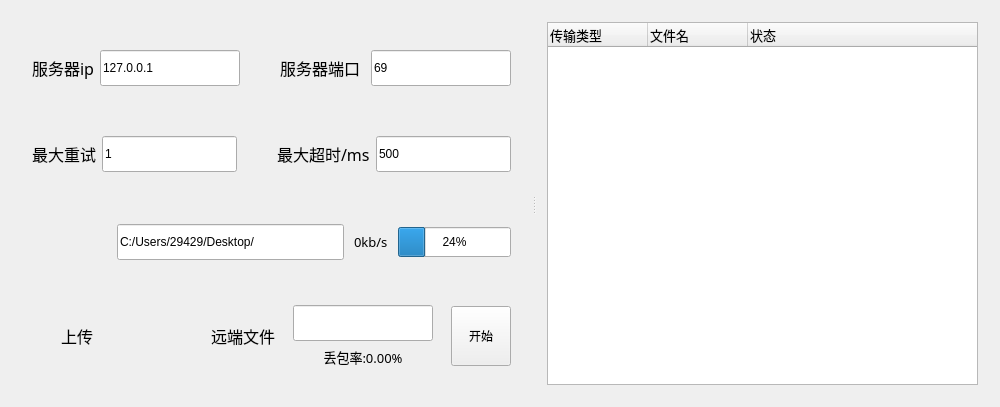
<?xml version="1.0" encoding="UTF-8"?>
<ui version="4.0">
 <class>Widget</class>
 <widget class="QWidget" name="Widget">
  <property name="geometry">
   <rect>
    <x>0</x>
    <y>0</y>
    <width>1000</width>
    <height>407</height>
   </rect>
  </property>
  <property name="minimumSize">
   <size>
    <width>1000</width>
    <height>407</height>
   </size>
  </property>
  <property name="maximumSize">
   <size>
    <width>16777215</width>
    <height>407</height>
   </size>
  </property>
  <property name="windowTitle">
   <string>clientGUI</string>
  </property>
  <layout class="QHBoxLayout" name="horizontalLayout_4">
   <item>
    <widget class="QSplitter" name="splitter">
     <property name="minimumSize">
      <size>
       <width>900</width>
       <height>0</height>
      </size>
     </property>
     <property name="orientation">
      <enum>Qt::Horizontal</enum>
     </property>
     <widget class="QWidget" name="layoutWidget">
      <layout class="QVBoxLayout" name="verticalLayout_3" stretch="3,1">
       <property name="spacing">
        <number>15</number>
       </property>
       <property name="sizeConstraint">
        <enum>QLayout::SetDefaultConstraint</enum>
       </property>
       <item>
        <layout class="QVBoxLayout" name="verticalLayout_2" stretch="0,0,0">
         <property name="spacing">
          <number>30</number>
         </property>
         <item>
          <layout class="QHBoxLayout" name="horizontalLayout_6" stretch="1,4,1,1,4">
           <property name="leftMargin">
            <number>10</number>
           </property>
           <property name="topMargin">
            <number>10</number>
           </property>
           <property name="rightMargin">
            <number>10</number>
           </property>
           <property name="bottomMargin">
            <number>10</number>
           </property>
           <item>
            <widget class="QLabel" name="serverIPLabel">
             <property name="font">
              <font>
               <family>黑体</family>
               <pointsize>12</pointsize>
              </font>
             </property>
             <property name="text">
              <string>服务器ip</string>
             </property>
            </widget>
           </item>
           <item>
            <widget class="QLineEdit" name="IPLine">
             <property name="minimumSize">
              <size>
               <width>0</width>
               <height>36</height>
              </size>
             </property>
             <property name="maximumSize">
              <size>
               <width>1120</width>
               <height>36</height>
              </size>
             </property>
             <property name="styleSheet">
              <string notr="true">font: 12pt &quot;黑体&quot;;</string>
             </property>
             <property name="text">
              <string>127.0.0.1</string>
             </property>
            </widget>
           </item>
           <item>
            <spacer name="horizontalSpacer_6">
             <property name="orientation">
              <enum>Qt::Horizontal</enum>
             </property>
             <property name="sizeHint" stdset="0">
              <size>
               <width>40</width>
               <height>20</height>
              </size>
             </property>
            </spacer>
           </item>
           <item>
            <widget class="QLabel" name="portLabel">
             <property name="font">
              <font>
               <family>黑体</family>
               <pointsize>12</pointsize>
              </font>
             </property>
             <property name="text">
              <string>服务器端口 </string>
             </property>
            </widget>
           </item>
           <item>
            <widget class="QLineEdit" name="portLine">
             <property name="minimumSize">
              <size>
               <width>0</width>
               <height>36</height>
              </size>
             </property>
             <property name="maximumSize">
              <size>
               <width>1120</width>
               <height>36</height>
              </size>
             </property>
             <property name="styleSheet">
              <string notr="true">font: 12pt &quot;黑体&quot;;</string>
             </property>
             <property name="text">
              <string>69</string>
             </property>
            </widget>
           </item>
          </layout>
         </item>
         <item>
          <layout class="QHBoxLayout" name="horizontalLayout_7" stretch="1,4,1,0,4">
           <property name="leftMargin">
            <number>10</number>
           </property>
           <property name="topMargin">
            <number>10</number>
           </property>
           <property name="rightMargin">
            <number>10</number>
           </property>
           <property name="bottomMargin">
            <number>10</number>
           </property>
           <item>
            <widget class="QLabel" name="tryCNTLabel">
             <property name="font">
              <font>
               <family>黑体</family>
               <pointsize>12</pointsize>
              </font>
             </property>
             <property name="text">
              <string>最大重试</string>
             </property>
            </widget>
           </item>
           <item>
            <widget class="QLineEdit" name="tryCNTLine">
             <property name="minimumSize">
              <size>
               <width>0</width>
               <height>36</height>
              </size>
             </property>
             <property name="maximumSize">
              <size>
               <width>1120</width>
               <height>36</height>
              </size>
             </property>
             <property name="styleSheet">
              <string notr="true">font: 12pt &quot;黑体&quot;;</string>
             </property>
             <property name="text">
              <string>1</string>
             </property>
            </widget>
           </item>
           <item>
            <spacer name="horizontalSpacer_7">
             <property name="orientation">
              <enum>Qt::Horizontal</enum>
             </property>
             <property name="sizeHint" stdset="0">
              <size>
               <width>40</width>
               <height>20</height>
              </size>
             </property>
            </spacer>
           </item>
           <item>
            <widget class="QLabel" name="timeoutLabel">
             <property name="font">
              <font>
               <family>黑体</family>
               <pointsize>12</pointsize>
              </font>
             </property>
             <property name="text">
              <string>最大超时/ms</string>
             </property>
            </widget>
           </item>
           <item>
            <widget class="QLineEdit" name="timeoutLine">
             <property name="minimumSize">
              <size>
               <width>0</width>
               <height>36</height>
              </size>
             </property>
             <property name="maximumSize">
              <size>
               <width>1120</width>
               <height>36</height>
              </size>
             </property>
             <property name="styleSheet">
              <string notr="true">font: 12pt &quot;黑体&quot;;</string>
             </property>
             <property name="text">
              <string>500</string>
             </property>
            </widget>
           </item>
          </layout>
         </item>
         <item>
          <layout class="QHBoxLayout" name="horizontalLayout" stretch="1,0,6,0,3">
           <property name="spacing">
            <number>10</number>
           </property>
           <property name="leftMargin">
            <number>5</number>
           </property>
           <property name="rightMargin">
            <number>10</number>
           </property>
           <item>
            <widget class="QPushButton" name="folderButton">
             <property name="minimumSize">
              <size>
               <width>60</width>
               <height>60</height>
              </size>
             </property>
             <property name="maximumSize">
              <size>
               <width>60</width>
               <height>60</height>
              </size>
             </property>
             <property name="font">
              <font>
               <family>黑体</family>
              </font>
             </property>
             <property name="text">
              <string/>
             </property>
             <property name="flat">
              <bool>true</bool>
             </property>
            </widget>
           </item>
           <item>
            <spacer name="horizontalSpacer_8">
             <property name="orientation">
              <enum>Qt::Horizontal</enum>
             </property>
             <property name="sizeType">
              <enum>QSizePolicy::Fixed</enum>
             </property>
             <property name="sizeHint" stdset="0">
              <size>
               <width>20</width>
               <height>20</height>
              </size>
             </property>
            </spacer>
           </item>
           <item>
            <widget class="QLineEdit" name="folderLine">
             <property name="minimumSize">
              <size>
               <width>0</width>
               <height>36</height>
              </size>
             </property>
             <property name="maximumSize">
              <size>
               <width>1120</width>
               <height>36</height>
              </size>
             </property>
             <property name="styleSheet">
              <string notr="true">font: 12pt &quot;黑体&quot;;</string>
             </property>
             <property name="text">
              <string>C:/Users/29429/Desktop/</string>
             </property>
            </widget>
           </item>
           <item>
            <widget class="QLabel" name="speedLabel">
             <property name="font">
              <font>
               <family>黑体</family>
               <pointsize>10</pointsize>
              </font>
             </property>
             <property name="text">
              <string>0kb/s</string>
             </property>
            </widget>
           </item>
           <item>
            <widget class="QProgressBar" name="progressBar">
             <property name="minimumSize">
              <size>
               <width>0</width>
               <height>30</height>
              </size>
             </property>
             <property name="maximumSize">
              <size>
               <width>520</width>
               <height>30</height>
              </size>
             </property>
             <property name="styleSheet">
              <string notr="true">font: 10pt &quot;黑体&quot;;</string>
             </property>
             <property name="value">
              <number>24</number>
             </property>
            </widget>
           </item>
          </layout>
         </item>
        </layout>
       </item>
       <item>
        <layout class="QHBoxLayout" name="horizontalLayout_2" stretch="0,1,1,3">
         <property name="spacing">
          <number>1</number>
         </property>
         <property name="leftMargin">
          <number>5</number>
         </property>
         <item>
          <spacer name="horizontalSpacer_9">
           <property name="orientation">
            <enum>Qt::Horizontal</enum>
           </property>
           <property name="sizeType">
            <enum>QSizePolicy::Fixed</enum>
           </property>
           <property name="sizeHint" stdset="0">
            <size>
             <width>20</width>
             <height>20</height>
            </size>
           </property>
          </spacer>
         </item>
         <item>
          <widget class="QLabel" name="modelLabel">
           <property name="maximumSize">
            <size>
             <width>60</width>
             <height>60</height>
            </size>
           </property>
           <property name="font">
            <font>
             <family>黑体</family>
             <pointsize>12</pointsize>
            </font>
           </property>
           <property name="layoutDirection">
            <enum>Qt::LeftToRight</enum>
           </property>
           <property name="text">
            <string>上传</string>
           </property>
           <property name="alignment">
            <set>Qt::AlignCenter</set>
           </property>
          </widget>
         </item>
         <item>
          <spacer name="horizontalSpacer">
           <property name="orientation">
            <enum>Qt::Horizontal</enum>
           </property>
           <property name="sizeHint" stdset="0">
            <size>
             <width>40</width>
             <height>0</height>
            </size>
           </property>
          </spacer>
         </item>
         <item>
          <layout class="QHBoxLayout" name="horizontalLayout_3" stretch="0,1,8,1,0">
           <property name="spacing">
            <number>0</number>
           </property>
           <property name="rightMargin">
            <number>10</number>
           </property>
           <item>
            <widget class="QLabel" name="remoteLabel">
             <property name="font">
              <font>
               <family>黑体</family>
               <pointsize>12</pointsize>
              </font>
             </property>
             <property name="text">
              <string>远端文件</string>
             </property>
            </widget>
           </item>
           <item>
            <spacer name="horizontalSpacer_5">
             <property name="orientation">
              <enum>Qt::Horizontal</enum>
             </property>
             <property name="sizeHint" stdset="0">
              <size>
               <width>40</width>
               <height>20</height>
              </size>
             </property>
            </spacer>
           </item>
           <item>
            <layout class="QVBoxLayout" name="verticalLayout_5">
             <item>
              <widget class="QLineEdit" name="remoteFileLine">
               <property name="minimumSize">
                <size>
                 <width>0</width>
                 <height>36</height>
                </size>
               </property>
               <property name="font">
                <font>
                 <family>黑体</family>
                 <pointsize>12</pointsize>
                </font>
               </property>
               <property name="text">
                <string/>
               </property>
              </widget>
             </item>
             <item>
              <widget class="QLabel" name="lossRateLabel">
               <property name="font">
                <font>
                 <family>黑体</family>
                 <pointsize>10</pointsize>
                </font>
               </property>
               <property name="text">
                <string>&lt;html&gt;&lt;head/&gt;&lt;body&gt;&lt;p align=&quot;center&quot;&gt;丢包率:0.00%&lt;/p&gt;&lt;/body&gt;&lt;/html&gt;</string>
               </property>
              </widget>
             </item>
            </layout>
           </item>
           <item>
            <spacer name="horizontalSpacer_2">
             <property name="orientation">
              <enum>Qt::Horizontal</enum>
             </property>
             <property name="sizeType">
              <enum>QSizePolicy::Expanding</enum>
             </property>
             <property name="sizeHint" stdset="0">
              <size>
               <width>50</width>
               <height>0</height>
              </size>
             </property>
            </spacer>
           </item>
           <item>
            <widget class="QPushButton" name="commitButton">
             <property name="minimumSize">
              <size>
               <width>60</width>
               <height>60</height>
              </size>
             </property>
             <property name="maximumSize">
              <size>
               <width>60</width>
               <height>60</height>
              </size>
             </property>
             <property name="font">
              <font>
               <family>黑体</family>
              </font>
             </property>
             <property name="text">
              <string>开始</string>
             </property>
            </widget>
           </item>
          </layout>
         </item>
        </layout>
       </item>
      </layout>
     </widget>
     <widget class="QWidget" name="layoutWidget">
      <layout class="QVBoxLayout" name="verticalLayout">
       <item>
        <widget class="QTreeWidget" name="messageTreeWidget">
         <property name="minimumSize">
          <size>
           <width>400</width>
           <height>0</height>
          </size>
         </property>
         <property name="styleSheet">
          <string notr="true">font: 10pt &quot;黑体&quot;;</string>
         </property>
         <column>
          <property name="text">
           <string notr="true">传输类型</string>
          </property>
          <property name="font">
           <font>
            <family>黑体</family>
            <pointsize>10</pointsize>
           </font>
          </property>
         </column>
         <column>
          <property name="text">
           <string>文件名</string>
          </property>
          <property name="font">
           <font>
            <family>黑体</family>
            <pointsize>10</pointsize>
           </font>
          </property>
         </column>
         <column>
          <property name="text">
           <string>状态</string>
          </property>
          <property name="font">
           <font>
            <family>黑体</family>
            <pointsize>10</pointsize>
           </font>
          </property>
         </column>
        </widget>
       </item>
      </layout>
     </widget>
    </widget>
   </item>
  </layout>
 </widget>
 <layoutdefault spacing="6" margin="11"/>
 <resources/>
 <connections/>
</ui>
